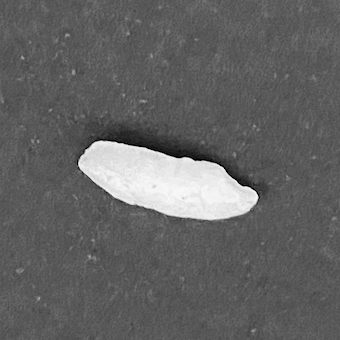
#> input picture src/imagenes/onerice.png, 340 x 340 px
$ jupyter execute Segmentacion.ipynb
#> lines starting #> are read from the running program, lines starting #| are printed output that depends on the picture; after the words box and inside, x2 and y2 are one past the last pixel; in counts of white or black regions, pixels touching at a corner belong together; long printed decimals are rounded
[cell 1]
#Proceso de segmentación metodo Otsu

[cell 2]
import cv2 as cv
import os
import matplotlib.pyplot as plt
import numpy as np

[cell 3]
imagen_arroz = cv.imread('imagenes/onerice.png',0)
#> imagen_arroz is the input picture: shape (340, 340); min 0, max 248, mean 99.1
plt.imshow(imagen_arroz, 'gray')

[cell 4]
def imhist(imgen_gris):
    a,b = imgen_gris.shape
    escala = np.zeros(256, dtype=int)
    for i in range(a):
        for j in range(b):
            escala[imgen_gris[i,j] - 1] = escala[imgen_gris[i,j] - 1] + 1

    plt.plot(escala)

[cell 5]
line_ = imagen_arroz[160] #fila 160
#> line_ = 340 values, max 238 at index 185, min 0 at index 206, mean 129.3
plt.figure(figsize=(8, 6))
plt.plot(line_)

# Añadir etiquetas y título
plt.title('Grafica de una fila de la imágen')
plt.xlabel('W')
plt.ylabel('Pixel')

# Mostrar la gráfica
plt.show()
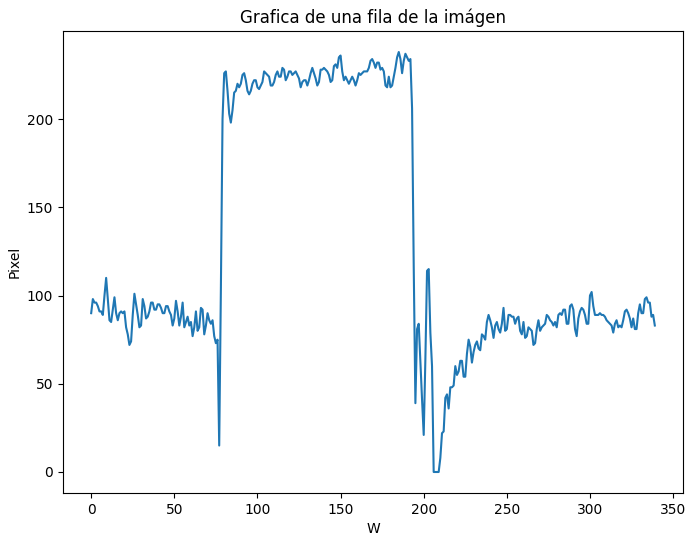
#> figure drawn by matplotlib, 1 panel; curve peaks at x = 185, y = 238

[cell 6]
imhist(imagen_arroz)
#> after the loop in imhist, `for i in range(a):`: escala = 256 values, max 7711 at index 88, min 0 at index 3, mean 451.6
#> figure, not shown here; curve peaks at x = 88, y = 7711

[cell 7]
Sarroz = imagen_arroz > 150
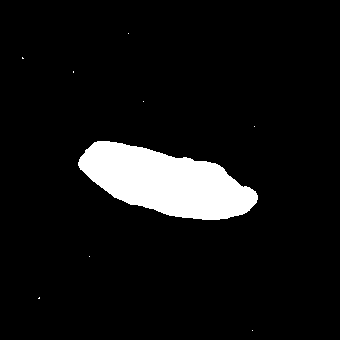
#> Sarroz: shape (340, 340) bool; 7.6% white; 9 white regions (8 under 20 px), largest, box (x1, y1, x2, y2) and area: (78, 141, 258, 220) 8787
Sarroz = Sarroz.astype(int) #0,1
plt.imshow(Sarroz, 'gray')

[cell 8]
#kernel = np.ones((3,3))
#arroz_segmentado = cv.erode(Sarroz,kernel,iterations = 1)
#plt.imshow(arroz_segmentado, 'gray')

[cell 9]
h, w = Sarroz.shape
#> h = 340; w = 340
total = h * w
#> total = 115600
print("Total de pixeles:", total, " pixeles")
#| Total de pixeles: 115600  pixeles
contador = 0
for fila in Sarroz:
    for elemento in fila:
        if elemento == 1:
            contador = contador + 1
#> after the loop, contador = 8800

print("Area:", contador)
#| Area: 8800
print("% Area:", 100 * contador / total, "%")
#| % Area: 7.612 %

[cell 10]
image_new = cv.imread('imagenes/rices.png',0)
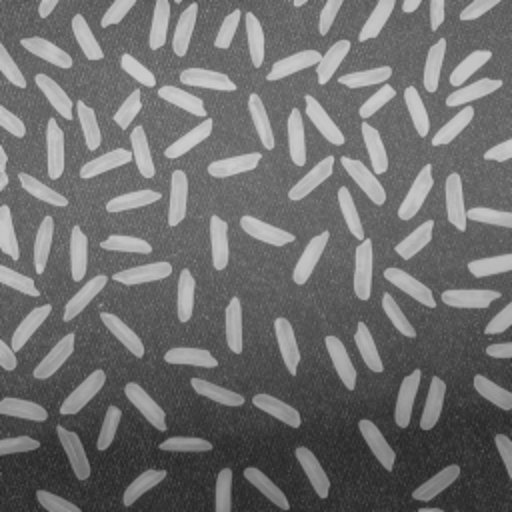
#> input picture src/imagenes/rices.png, 512 x 512 px
#> image_new is the input picture: shape (512, 512); min 38, max 207, mean 111.3
plt.imshow(image_new, 'gray')
#0, 255

[cell 11]
histg = cv.calcHist([image_new],[0],None,[256],[0,256])
#> histg = 256 values, max 6161 at index 104, min 0 at index 0, mean 1024
plt.plot(histg)
plt.show()
#> figure, not shown here; curve peaks at x = 104, y = 6161

[cell 12]
ret,thresh2 = cv.threshold(image_new,127,255,cv.THRESH_BINARY)
#> thresh2: shape (512, 512); 26.9% white; 177 white regions (76 under 20 px), largest, box (x1, y1, x2, y2) and area: (266, 39, 351, 85) 1776, (79, 124, 156, 180) 1766, (337, 186, 373, 300) 1704
plt.imshow(thresh2, 'gray')

[cell 13]
def filterImage(image):
    a,b = image.shape
#> a = 512; b = 512
    temp = np.zeros((a, b))
    i = 0
    for row in image:
        minimun = np.min(row)
        row = row - minimun
        temp[i] = row
        i = i + 1
#> this loop made 512 passes
#> minimun on passes 1 to 3: 80, 84, 86
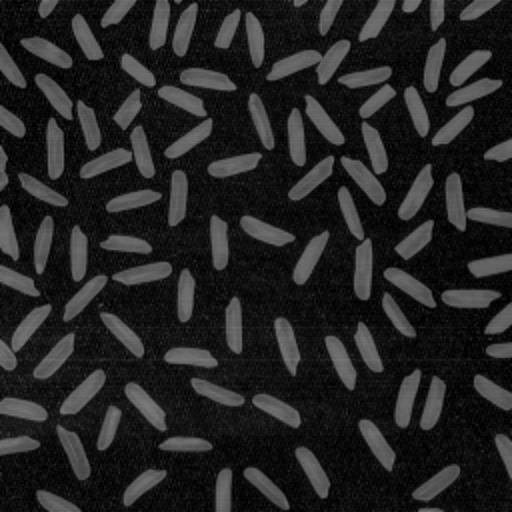
#> temp: shape (512, 512) float64; min 0, max 123, mean 36
#> after the loop, i = 512
    return temp

[cell 14]
image_new_2 = filterImage(image_new)
image_new_2 = np.uint8(image_new_2)
plt.imshow(image_new_2, 'gray')

[cell 15]
image_new_2 = np.uint8(image_new_2)
histg_1 = cv.calcHist([image_new_2],[0],None,[256],[0,256])
#> histg_1 = 256 values, max 11371 at index 12, min 0 at index 124, mean 1024
plt.plot(histg_1)
plt.show()
#> figure, not shown here; curve peaks at x = 12, y = 11371

[cell 16]
ret,thresh = cv.threshold(image_new_2,50,255,cv.THRESH_BINARY + cv.THRESH_OTSU)
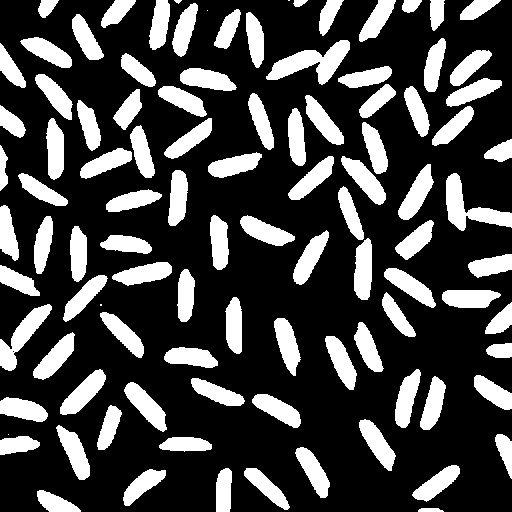
#> thresh: shape (512, 512); 27% white; 102 white regions (5 under 20 px), largest, box (x1, y1, x2, y2) and area: (266, 40, 350, 85) 1628, (446, 173, 512, 231) 1480, (0, 304, 52, 371) 1200
#> ret = 53
plt.imshow(thresh, 'gray')

[cell 17]
plt.imshow(image_new, 'gray')

[cell 18]
#metodo otsu

th2 = cv.adaptiveThreshold(image_new,255,cv.ADAPTIVE_THRESH_GAUSSIAN_C,cv.THRESH_BINARY,255,2)
#> th2: shape (512, 512); 29.9% white; 347 white regions (249 under 20 px), largest, box (x1, y1, x2, y2) and area: (338, 186, 373, 301) 1755, (266, 40, 351, 85) 1744, (445, 172, 512, 232) 1651

[cell 19]
plt.imshow(th2, 'gray')

[cell 20]
#Segmentación de color
imagen = cv.imread('imagenes/flowers.jpg')
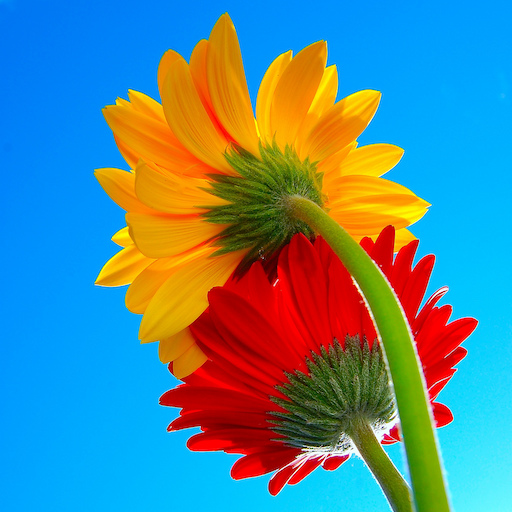
#> input picture src/imagenes/flowers.jpg, 512 x 512 px
#> imagen is the input picture: shape (512, 512, 3); mean B, G, R 144.6, 134.8, 86.6
imagen = cv.cvtColor(imagen, cv.COLOR_BGR2RGB); #Cambio de formato
plt.imshow(imagen)

[cell 21]
#Metodo 1
def obtenerCanaleColor(image, color):
    a,b,h = image.shape
    image_new = np.zeros((a,b))
    for i in range(a):
        for j in range(b):
            image_new[i,j] = image[i,j, color]
    return image_new

[cell 22]
#Metodo 2
R = imagen[:,:,0]
G = imagen[:,:,1]
B = imagen[:,:,2]
CANAL_RGB = np.concatenate((R,G,B), axis=1)
plt.figure(figsize=(14, 8))  # Ancho: 10 pulgadas, Alto: 5 pulgadas
plt.imshow(CANAL_RGB, 'gray')

[cell 23]
# [7 lines of commented-out code are left out]

IMAGEN GRIS

[cell 24]
Rd = R.astype(float)
Gd = G.astype(float)
Bd = B.astype(float)
k = (1/3, 1/3, 1/3)
Zd = k[0]*Rd + k[1]*Gd + k[2]*Bd
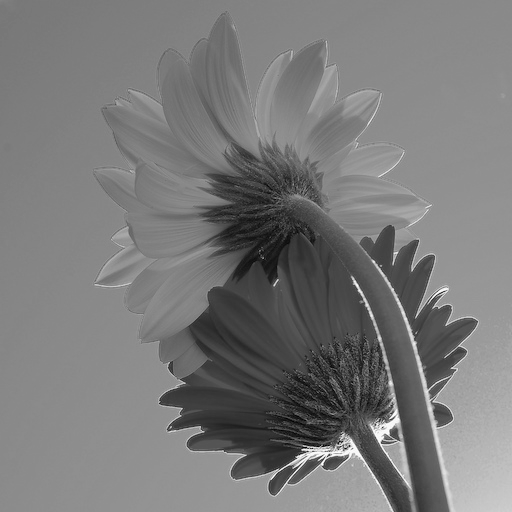
#> Zd: shape (512, 512) float64; min 0.333, max 255, mean 122
Z = Zd.astype(int)
plt.imshow(Z, 'gray')

Histograma por todo de Gris

[cell 25]
imhist(Z)
#> figure, not shown here; curve peaks at x = 136, y = 10001

[cell 26]
imhist(R)
#> figure, not shown here; curve peaks at x = 255, y = 89390

[cell 27]
imhist(G)
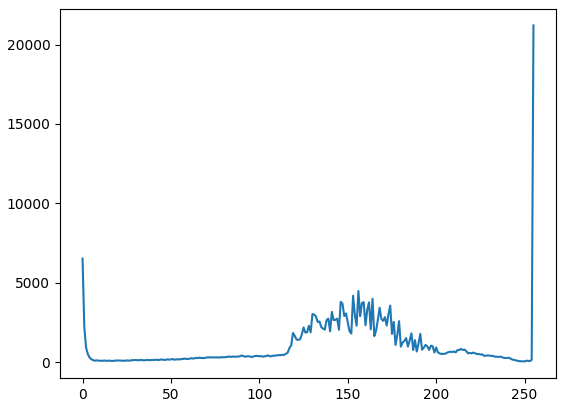
#> figure drawn by matplotlib, 1 panel; curve peaks at x = 255, y = 21209

[cell 28]
imhist(B)
#> figure, not shown here; curve peaks at x = 255, y = 42303

Segmentar la flor de color Rojo

[cell 29]
Sr = R > 50
#> Sr: shape (512, 512) bool; 46% white; 95 white regions (92 under 20 px), largest, box (x1, y1, x2, y2) and area: (93, 12, 512, 512) 120358, (296, 425, 313, 436) 67, (502, 405, 512, 414) 32
Sg = G < 40
#> Sg: shape (512, 512) bool; 13.4% white; 202 white regions (185 under 20 px), largest, box (x1, y1, x2, y2) and area: (159, 229, 377, 479) 26924, (360, 225, 478, 389) 6064, (269, 463, 302, 495) 369
Sb = B < 40
#> Sb: shape (512, 512) bool; 40.8% white; 105 white regions (94 under 20 px), largest, box (x1, y1, x2, y2) and area: (94, 12, 478, 512) 105381, (269, 464, 301, 495) 369, (431, 397, 453, 427) 315

Srgb = np.concatenate((Sr,Sg,Sb), axis = 1)
#> Srgb: shape (512, 1536) bool; 33.4% white; 402 white regions (371 under 20 px), largest, box (x1, y1, x2, y2) and area: (93, 12, 512, 512) 120358, (1118, 12, 1502, 512) 105381, (671, 229, 889, 479) 26924
plt.figure(figsize=(14, 8))
plt.imshow(Srgb, "gray")

Operación booleana entre canales

[cell 30]
OPERACION_AND = Sr & Sg & Sb
#> OPERACION_AND: shape (512, 512) bool; 13% white; 65 white regions (53 under 20 px), largest, box (x1, y1, x2, y2) and area: (159, 231, 377, 479) 26440, (360, 225, 478, 389) 5962, (269, 464, 301, 495) 358
OPERACION_AND_ = OPERACION_AND.astype(np.uint8)
plt.figure(figsize=(12, 6))
plt.imshow(OPERACION_AND_, "gray")

[cell 31]
#OPERACION_AND_ = OPERACION_AND.astype(np.uint8)
#FILTRO = OPERACION_AND_ == 1
#OPERACION_AND_[FILTRO] = 255

OPERACION MORFOLÓGICA

[cell 32]
#kernel = np.ones((3,3),np.uint8)
#erosion = cv.erode(OPERACION_AND_,kernel,iterations = 1)
#plt.imshow(erosion, 'gray')

[cell 33]
OPERACION_AND_.shape
#> Out = (512, 512)

[cell 34]
a,b = OPERACION_AND_.shape
#> a = 512; b = 512
for i in range(a):
    suma = np.sum(OPERACION_AND_[i])
    if suma < 20:
        OPERACION_AND_[i,:] = 0
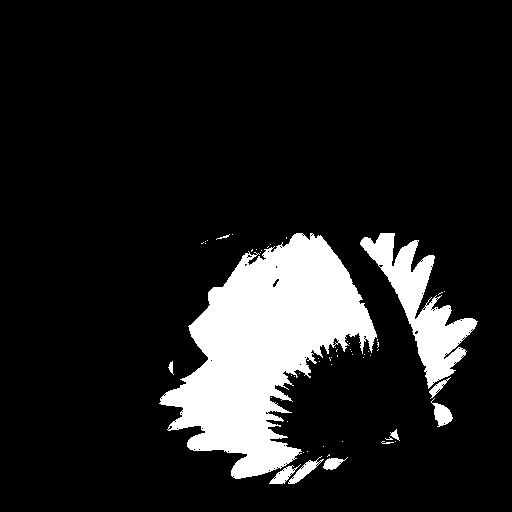
#> OPERACION_AND_: shape (512, 512); values 0 (black) and 1 (white), 12.9% white; 57 white regions (46 under 20 px), largest, box (x1, y1, x2, y2) and area: (159, 233, 377, 479) 26433, (360, 233, 478, 389) 5886, (431, 398, 453, 427) 313

plt.figure(figsize=(12, 6))
plt.imshow(OPERACION_AND_, "gray")

[cell 35]
print(OPERACION_AND_.shape)
#| (512, 512)
a, b = OPERACION_AND_.shape
imin = a
#> imin = 512
imax = 0
jmin = b
#> jmin = 512
jmax = 0
for i in range(a):
    sum = np.sum(OPERACION_AND_[:,i])
    if(sum > 0):
        if(imin > i):
            imin = i
        if(imax < i):
            imax = i
#> this loop made 512 passes
#> sum on passes 1 to 12: 0, 0, 0, 0, 0, 0, 0, 0, 0, 0, 0, 0
#> after the loop, imax = 477; imin = 159

for j in range(b):
    sum = np.sum(OPERACION_AND_[j,:])
    if(sum > 0):
        if(jmin > j):
            jmin = j
        if(jmax < j):
            jmax = j
#> after the loop, jmax = 483; jmin = 233

print(imin, imax)
#| 159 477
print(jmin, jmax)
#| 233 483

[cell 36]
x = [imin,imin,imax,imax,imin]
#> x = [159, 159, 477, 477, 159]
y = [jmax,jmin,jmin,jmax,jmax]
#> y = [483, 233, 233, 483, 483]
plt.imshow(imagen)
plt.plot(x,y)
plt.show()

[cell 37]
#ret,thresh1 = cv.threshold(image_red,200,260,cv.THRESH_BINARY)
#plt.imshow(thresh1, 'gray')

[cell 38]
#Segementación color rojo, detección

[cell 39]
print(OPERACION_AND_.shape)
#| (512, 512)
a, b = OPERACION_AND_.shape
imagen_borde = np.zeros((a,b), dtype = np.uint8)
for i in range(a):
    for j in range(b):
        if(i < b - 1):
            if(OPERACION_AND_[i,j] != OPERACION_AND_[i+1,j]):
                imagen_borde[i,j] = 1
                imagen_borde[i + 1, j] = 1
#> imagen_borde: shape (512, 512); values 0 (black) and 1 (white), 1.6% white in thin lines or dots, all inside (x1, y1, x2, y2) = (159, 232, 478, 485)

plt.imshow(imagen_borde, 'gray')

[cell 40]
N, M, b = imagen.shape
#> N = 512; M = 512; b = 3
imagen_new = imagen
for i in range(N):
    for j in range(M):
        if (imagen_borde[i,j] == 1):
            imagen_new[i,j,:] = [0,0,255]
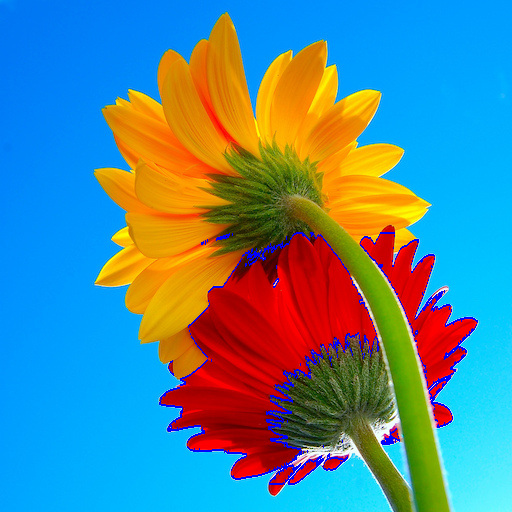
#> imagen_new: shape (512, 512, 3); mean R, G, B 83.9, 134.1, 147.9

plt.imshow(imagen_new)
